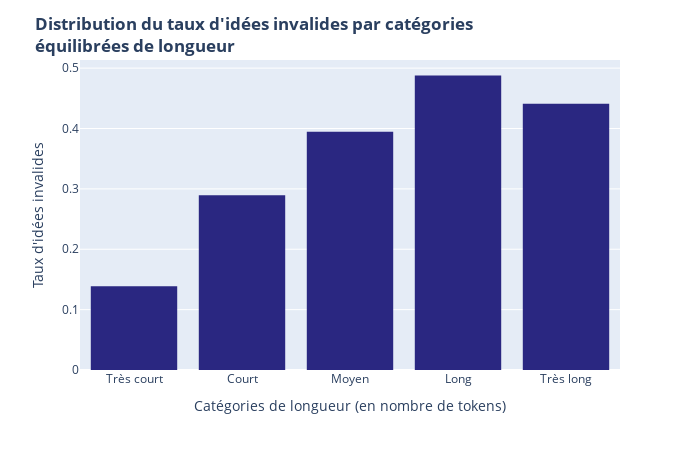
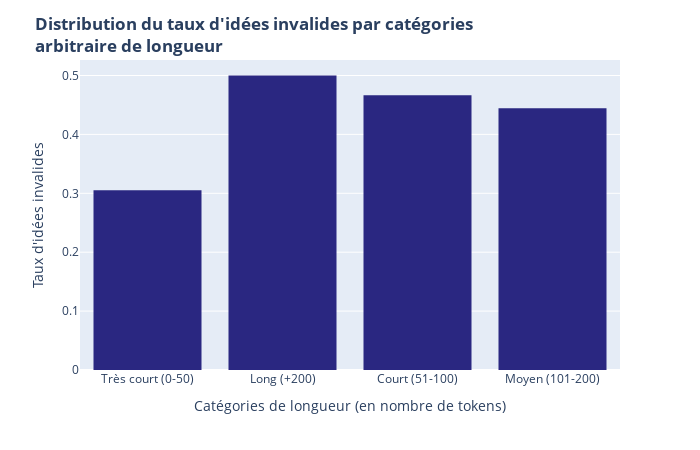

Here is the notebook cell these charts were saved with, in order:
### Code cell
# Version avec les bins équilibrés
fig1 = px.histogram(
    df, x="contrib_tokens_bins", y="Idées_non_ind",
    color_discrete_sequence=["#2a2781"], histfunc="avg", category_orders={
        "contrib_tokens_bins": ["Très court", "Court", "Moyen", "Long", "Très long"]
    }
)
fig1.update_layout(
    title={"text": 
        "<b>Distribution du taux d'idées invalides par catégories <br>équilibrées de longueur</b>"
    }, 
    xaxis_title="Catégories de longueur (en nombre de tokens)", yaxis_title="Taux d'idées invalides",
    width=700, height=450
)
fig1.update_traces(
    hovertemplate =
        "Taux d'idées invalides = %{y}<extra></extra>"
)
# Version avec les bins fixes
fig2 = px.histogram(
    df, x="contrib_tokens_bins_fixe", y="Idées_non_ind",
    color_discrete_sequence=["#2a2781"], histfunc="avg", category_orders={
        "contrib_tokens_bins_fixe": ["Très court [0;50]", "Court [51;100]", "Moyen [101;200]", "Long +200"]
    }
)
fig2.update_layout(
    title={"text": 
        "<b>Distribution du taux d'idées invalides par catégories <br>arbitraire de longueur</b>"
    }, 
    xaxis_title="Catégories de longueur (en nombre de tokens)", yaxis_title="Taux d'idées invalides",
    width=700, height=450
)
fig2.update_traces(
    hovertemplate =
        "Taux d'idées invalides = %{y}<extra></extra>"
)

# Affichage des figures
fig1.show()
fig2.show()

### Figure 1 — Plotly figure (JSON) as saved in the notebook; plotly's stock layout.template omitted (floating-point values rounded to 4 significant figures; data arrays with more than 128 entries replaced by an {"elided": "..."} marker saying what was removed)
{"data": [{"bingroup": "x", "histfunc": "avg", "hovertemplate": "Taux d'idées invalides = %{y}<extra></extra>", "legendgroup": "", "marker": {"color": "#2a2781", "pattern": {"shape": ""}}, "name": "", "orientation": "v", "showlegend": false, "type": "histogram", "x": {"elided": "200 str values"}, "xaxis": "x", "y": {"elided": "200 float values"}, "yaxis": "y"}], "layout": {"barmode": "relative", "height": 450, "legend": {"tracegroupgap": 0}, "margin": {"t": 60}, "title": {"text": "<b>Distribution du taux d'idées invalides par catégories <br>équilibrées de longueur</b>"}, "width": 700, "xaxis": {"anchor": "y", "categoryarray": ["Très court", "Court", "Moyen", "Long", "Très long"], "categoryorder": "array", "domain": [0, 1], "title": {"text": "Catégories de longueur (en nombre de tokens)"}}, "yaxis": {"anchor": "x", "domain": [0, 1], "title": {"text": "Taux d'idées invalides"}}}}

### Figure 2 — Plotly figure (JSON) as saved in the notebook; plotly's stock layout.template omitted (floating-point values rounded to 4 significant figures; data arrays with more than 128 entries replaced by an {"elided": "..."} marker saying what was removed)
{"data": [{"bingroup": "x", "histfunc": "avg", "hovertemplate": "Taux d'idées invalides = %{y}<extra></extra>", "legendgroup": "", "marker": {"color": "#2a2781", "pattern": {"shape": ""}}, "name": "", "orientation": "v", "showlegend": false, "type": "histogram", "x": {"elided": "200 str values"}, "xaxis": "x", "y": {"elided": "200 float values"}, "yaxis": "y"}], "layout": {"barmode": "relative", "height": 450, "legend": {"tracegroupgap": 0}, "margin": {"t": 60}, "title": {"text": "<b>Distribution du taux d'idées invalides par catégories <br>arbitraire de longueur</b>"}, "width": 700, "xaxis": {"anchor": "y", "categoryarray": ["Très court [0;50]", "Court [51;100]", "Moyen [101;200]", "Long +200"], "categoryorder": "array", "domain": [0, 1], "title": {"text": "Catégories de longueur (en nombre de tokens)"}}, "yaxis": {"anchor": "x", "domain": [0, 1], "title": {"text": "Taux d'idées invalides"}}}}
